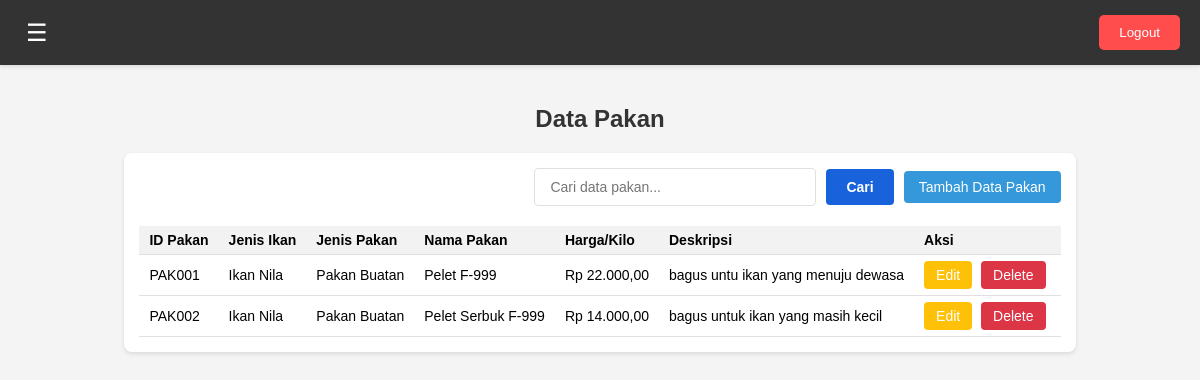
Screenshot of /dashboard-user.php?page=data-pakan (signed in) with the database file from the repository.
### tables this page shows
CREATE TABLE `data_pakan` (
  `id_pakan` varchar(50) NOT NULL,
  `user_id` int(11) NOT NULL,
  `jenis_ikan` varchar(100) NOT NULL,
  `jenis_pakan` varchar(100) NOT NULL,
  `nama_pakan` varchar(100) NOT NULL,
  `harga_per_kilo` decimal(10,2) NOT NULL,
  `deskripsi` text DEFAULT NULL
);

### pages/dashboard-user/data-pakan.php (the view, shortened to what this page needs)
<?php
$user_id = $_SESSION['user_id'];
$query = "SELECT id_pakan, jenis_ikan, jenis_pakan, nama_pakan, harga_per_kilo, deskripsi FROM data_pakan WHERE user_id = ?";
$stmt = mysqli_prepare($conn, $query);
mysqli_stmt_bind_param($stmt, "i", $user_id);
mysqli_stmt_execute($stmt);
$result = mysqli_stmt_get_result($stmt);
?>
<h2>Data Pakan</h2>
<div class="data-container">
    <div class="data-header">
        <input type="text" id="search-input" placeholder="Cari data pakan...">
        <button id="search-button">Cari</button>
        <button id="add-data-button" onclick="window.location.href='dashboard-user.php?page=input-data-pakan'">Tambah Data Pakan</button>
    </div>
    <div class="data-table">
        <table>
            <thead>
                <tr>
                    <th>ID Pakan</th>
                    <th>Jenis Ikan</th>
                    <th>Jenis Pakan</th>
                    <th>Nama Pakan</th>
                    <th>Harga/Kilo</th>
                    <th>Deskripsi</th>
                    <th>Aksi</th>
                </tr>
            </thead>
            <tbody>
                <?php
                if (mysqli_num_rows($result) > 0) {
                    while($row = mysqli_fetch_assoc($result)) {
                        echo "<tr>";
                        echo "<td>" . htmlspecialchars($row['id_pakan']) . "</td>";
                        echo "<td>" . htmlspecialchars($row['jenis_ikan']) . "</td>";
                        echo "<td>" . htmlspecialchars($row['jenis_pakan']) . "</td>";
                        echo "<td>" . htmlspecialchars($row['nama_pakan']) . "</td>";
                        echo "<td>Rp " . number_format($row['harga_per_kilo'], 2, ',', '.') . "</td>";
                        echo "<td>" . htmlspecialchars($row['deskripsi']) . "</td>";
                        echo '<td>
                            <form method="GET" action="dashboard-user.php" style="display:inline;">
                                <input type="hidden" name="page" value="edit-data-pakan">
                                <input type="hidden" name="id" value="' . $row['id_pakan'] . '">
                                <button type="submit" class="edit-button">Edit</button>
                            </form>
                            <form method="POST" action="includes/delete_data.php" style="display:inline;">
                                <input type="hidden" name="delete_id" value="' . $row['id_pakan'] . '">
                                <input type="hidden" name="table" value="data_pakan">
                                <input type="hidden" name="return_page" value="data-pakan">
                                <button type="submit" class="delete-button">Delete</button>
                            </form>
                        </td>';
                        echo "</tr>";
                    }
                } else {
                    echo "<tr><td colspan='7'>Tidak ada data pakan</td></tr>";
                }
                ?>
            </tbody>
        </table>
    </div>
</div>

### assets/css/dashboard-user.css (style rules this page uses)
body, html { margin: 0; padding: 0; font-family: Arial, sans-serif; background-color: #f4f4f4; }
h2 { text-align: center; margin-top: 20px; color: #333; }
.data-container { background-color: #fff; border-radius: 8px; box-shadow: 0 2px 4px rgba(0, 0, 0, 0.1); padding: 15px; margin: 20px auto; width: fit-content; max-width: 100%; overflow-x: auto; }
.data-header { display: flex; justify-content: flex-end; align-items: center; margin-bottom: 20px; gap: 10px; }
#search-input { padding: 8px 12px; border: 1px solid #ddd; border-radius: 4px; font-size: 14px; width: 250px; }
#search-button, #add-data-button { padding: 8px 15px; border: none; border-radius: 4px; background-color: #3498db; color: white; cursor: pointer; transition: background-color 0.3s; font-size: 14px; white-space: nowrap; }
.data-table table { width: auto; border-collapse: collapse; font-size: 14px; }
.data-table th, .data-table td { padding: 8px 12px; text-align: left; border-bottom: 1px solid #e0e0e0; white-space: nowrap; }
.data-table th { background-color: #f2f2f2; font-weight: bold; }
.edit-button, .delete-button { padding: 6px 12px; font-size: 14px; border: none; border-radius: 4px; color: white; cursor: pointer; transition: background-color 0.3s; margin-right: 5px; }
.edit-button { background-color: #ffc107; }
.delete-button { background-color: #dc3545; }
@media (max-width: 1200px) { .data-table { font-size: 13px; } }
@media (max-width: 1200px) { .data-table th, .data-table td { padding: 6px 10px; } }
#search-input { padding: 10px 15px; border: 1px solid #e0e0e0; border-radius: 4px; font-size: 14px; width: 250px; transition: border-color 0.3s, box-shadow 0.3s; }
#search-button, .print-button { padding: 10px 20px; border: none; border-radius: 4px; background-color: #1863dc; color: white; cursor: pointer; transition: background-color 0.3s, transform 0.1s; font-size: 14px; font-weight: bold; white-space: nowrap; }
.data-table { overflow-x: auto; margin-top: 20px; }

### rows the page displays
data_pakan: id_pakan "PAK001", jenis_ikan "Ikan Nila", jenis_pakan "Pakan Buatan", nama_pakan "Pelet F-999", harga_per_kilo "22.000,00", deskripsi "bagus untu ikan yang menuju dewasa"
data_pakan: id_pakan "PAK002", jenis_ikan "Ikan Nila", jenis_pakan "Pakan Buatan", nama_pakan "Pelet Serbuk F-999", harga_per_kilo "14.000,00", deskripsi "bagus untuk ikan yang masih kecil"
